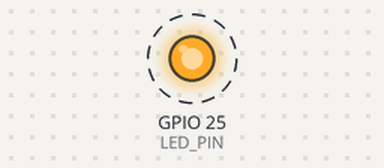
Simulated run of this sketch. Board: ESP32. Shown: output pins drawn as LEDs (lit = HIGH). Dashed ring = blinking.

Above: at 0.2 s.
Timing chart, 0 to 3.0 s (numbered marks = the images above):
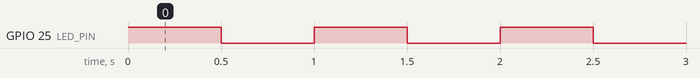

The sketch:

blink.ino
```cpp
#include "led.h"

LED led;

void setup()
{

}

void loop()
{
    led.turnOn();
    delay(500);
    led.turnOff();
    delay(500);
}
```

led.cpp
```cpp
#include "led.h"

LED::LED()
{
    pinMode(LED_PIN, OUTPUT);
}

void LED::turnOn()
{
    digitalWrite(LED_PIN, HIGH);
}

void LED::turnOff()
{
    digitalWrite(LED_PIN,LOW);
}
```

led.h
```cpp
#ifndef LED_H_
#define LED_H_

#include <Arduino.h>

#define LED_PIN 25

class LED
{
    public:
        LED();

        void turnOn(void);
        void turnOff(void);
};

#endif
```

Measured:
- by itself, GPIO 25 (LED_PIN): alternates HIGH for 0.50 s and LOW for 0.50 s
